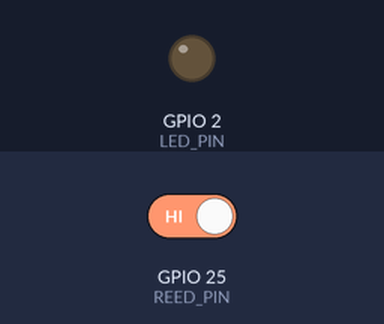
Recording of a sketch running on a simulated ESP32. On the bench: output pins drawn as LEDs (lit = HIGH). Inputs (shaded band) come from the test bench; at power-on: GPIO 25 (REED_PIN) HIGH. What the sketch prints to the serial monitor is not drawn.

Above: at 1.2 s.
1.3 s: GPIO 25 (REED_PIN) driven LOW
At 1.8 s:
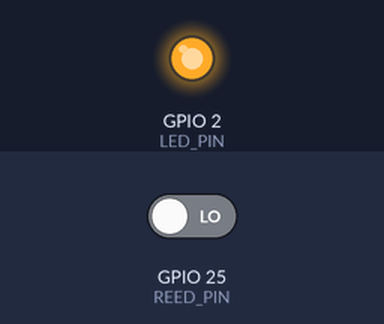
2.8 s: GPIO 25 (REED_PIN) driven HIGH
At 4.2 s:
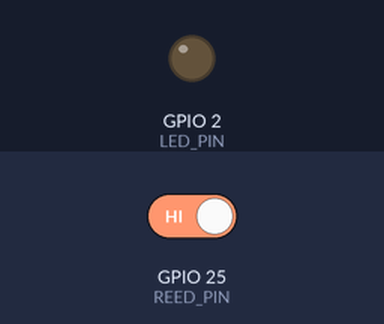
Timing chart, 0 to 5.8 s (numbered marks = the images above; inputs shaded):
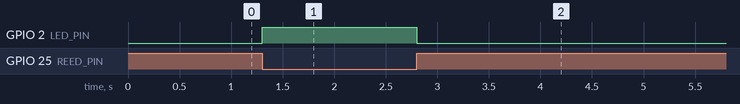

Measured:
- after the input at 1.3 s, GPIO 2 (LED_PIN): LOW → HIGH at once
- after the input at 2.8 s, GPIO 2 (LED_PIN): HIGH → LOW at once

The sketch:

MagneticReedSensor.ino
```cpp
// Magnetic Reed Sensor is a Digital Input similar to the buttons before
// but instead of pressing the button a magnetic field triggers it

// Inside the glass tube are two tiny metal reeds. When a magnet comes close, they get pulled
// together and complete the circuit. When the magnet moves away they spring apart.

#define LED_PIN 2
#define REED_PIN 25

#define BAUD_RATE 115200

void setup()
{
    Serial.begin(BAUD_RATE);
    pinMode(LED_PIN, OUTPUT);
    pinMode(REED_PIN, INPUT);
}

void loop()
{
    // Read the state. (HIGH = Open/No Magnet, LOW = Closed/Magnet)
    int magnetInProximity = digitalRead(REED_PIN);
    Serial.print(magnetInProximity);

    if (magnetInProximity == LOW)
    {
        digitalWrite(LED_PIN, HIGH);
    }
    else
    {
        digitalWrite(LED_PIN, LOW);
    }

    // Small delay to keep the Serial Monitor Readable
    delay(100);
}

// Like all mechanical switches, reed sensors can "bounce". When the magnet gets near, the metal strops might vibrate and touch each other many
// times in a millisecond before staying closed. If you were building a **security alarm** or **door counter** you would want to add a "Debounce"
// logic to make sure you only count the opening once.

// Why are Magnetic Reed Sensors Awesome?
// Zero Power: It consumes no electricity while waiting for a magnet
// Hidden: Can be hidden inside a door frame or behind plastic or wood.
// Since it's sealed in glass, it doesn't corrode like a standard button
```
